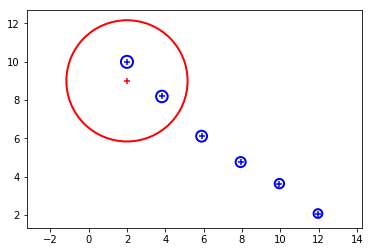

Generate this figure with Python:
%matplotlib inline
from matrix import *
import numpy as np

"""prediction step"""
def predict(x, P):
    x = (F * x) + u
    P = F * P * F.transpose()
    return x, P

"""measurement update step"""
def update(x, P,z):
    # measurement update
    Z = matrix([z])
    y = Z.transpose() - (H * x)
    S = H * P * H.transpose() + R
    K = P * H.transpose() * S.inverse()
    x = x + (K * y)
    P = (I - (K * H)) * P
    return x, P

from filterpy.stats import plot_covariance_ellipse
from numpy.random import randn
import math

def plot_position_variance(x,P,edgecolor='r'):
    x1= np.array([x.value[0][0],x.value[1][0]])
    P1= np.array([[P.value[0][0],P.value[0][1]],[P.value[1][0],P.value[1][1]]])
    plot_covariance_ellipse(x1, P1, edgecolor=edgecolor)


def generate_experiment_data(z_var, process_var, count=1, dt=1.):
    "returns track, measurements 2D arrays"
    x, y, vel = 1.,1., 1.
    z_std = math.sqrt(z_var)
    p_std = math.sqrt(process_var)
    xs, zs = [], []
    for _ in range(count):
        v = vel + (randn() * p_std)
        x += v*dt
        y += v*dt
        xs.append([x,y])
        zs.append([x + randn() * z_std,x + randn() * z_std])
    return xs, zs

"""simulate a series of measurements in (x,y) pairs"""
measurements = [[2., 10.], [4., 8.], [6., 6.], [8., 5.], [10., 4.], [12., 2.]] #set of x,y measurements

initial_xy = [2., 9.]  #initial belief about position
dt = .1 #time interval between predictions
#truth, measurements = generate_experiment_data( 0., 0.1,count=50,dt=dt)
#print(measurements[49])


"""create the initial state vector"""
x = matrix([[initial_xy[0]], [initial_xy[1]], [0.], [0.]]) # initial state
u = matrix([[0.], [0.], [0.], [0.]]) # no external motion

"""model assumptions"""
# initial uncertainty: 10 for positions x and y, 1000 for the two velocities
P = matrix([[10.,0.,0.,0.],[0.,10.,0.,0.],[0.,0.,1000.,0.],[0.,0.,0.,1000.]])
#  state transition function
F = matrix([[1., 0.,dt,0.], [0., 1.,0.,dt],[0.,0.,1.,0.],[0.,0.,0.,1.]])
# measurement function which converts predicted state to measurement space
H = matrix([[1., 0.,0.,0.],[0.,1.,0.,0.]])
R = matrix([[.1,0.],[0.,0.1]])  # measurement noise
I = matrix([[1., 0.,0.,0.], [0., 1.,0.,0.],[0.,0.,1.,0.],[0.,0.,0.,1.]])

"""iterate through the measurements with a series of prediction and update steps"""
plot_position_variance(x,P,edgecolor='r')  #plot initial position and covariance in red
for z in measurements:
    x,P = predict(x, P)
    x,P = update(x, P,z)
    plot_position_variance(x,P,edgecolor='b') #plot updates in blue
print(x)
print(P)


"""Final state vector: [[11.965167916928769], [2.0760203171503386], [19.84771525945677], [-15.01535052717562]]
    Final state covariance: [[0.05206973927575543, 0.0, 0.14139384664494653, 0.0], [0.0, 0.05206973927575543, 0.0, 0.14139384664494653], [0.14139384664494653, 0.0, 0.5642609683506797, 0.0], [0.0, 0.14139384664494653, 0.0, 0.5642609683506797]]"""
